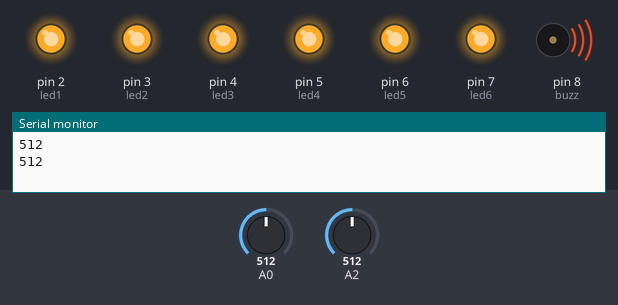
Bench run of a sketch on a simulated Arduino Uno, built with avr-gcc and run on an emulated ATmega328P. Shown: output pins drawn as LEDs (lit = HIGH), buzzer (waves = sounding, pin HIGH), the last lines printed to the serial monitor. Inputs (shaded band) come from the test bench; at power-on: A2 = 512, A0 = 512.

Above: at 4.8 s.
4.9 s: A2 set to 54
11.2 s: A2 set to 46
At 15.0 s:
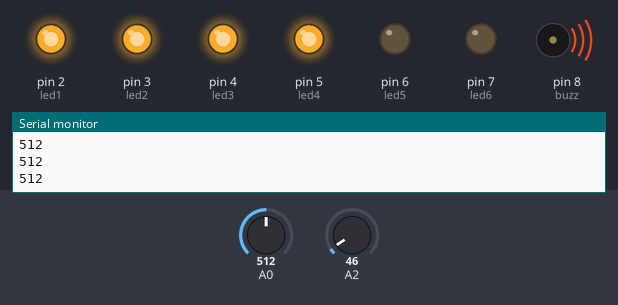
20.5 s: A0 set to 57
25.5 s: A0 set to 46
At 26.6 s:
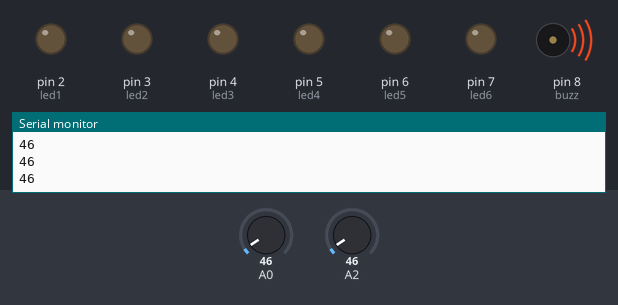
30.5 s: A2 set to 122
At 31.1 s:
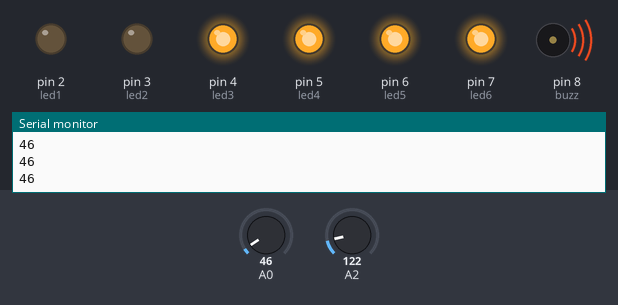
35.5 s: A2 set to 40
At 36.9 s:
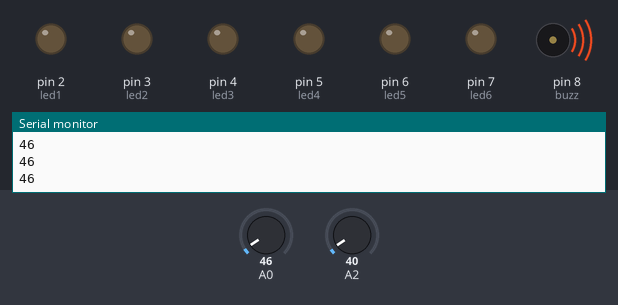
Timing chart, 0 to 38.5 s (numbered marks = the images above; inputs shaded):
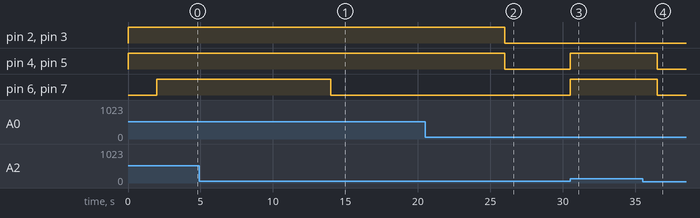

The sketch:

mini_1.ino
```cpp
int led1 = 2 ;
int led2= 3 ;
int led3 = 4 ;
int led4 = 5 ;int led5 = 6 ;int led6 = 7 ;
int buzz = 8 ;
int ir = A0 ;
int ir1 = A1 ;
void setup() {
  Serial.begin(9600);
  pinMode(led1,OUTPUT);
  pinMode(led2,OUTPUT);
  pinMode(led3,OUTPUT);
  pinMode(led4,OUTPUT);
  pinMode(led5,OUTPUT);
  pinMode(led6,OUTPUT);
  pinMode(buzz,OUTPUT);
  digitalWrite(buzz,HIGH);
}

void loop() {

  int d =analogRead(A0);
  Serial.println(d);
  int d1=analogRead(A2);
  if(d>50)
  {
    digitalWrite(led1,HIGH);
     digitalWrite(led2,HIGH);
     digitalWrite(led3,HIGH);
     digitalWrite(led4,HIGH);
    delay(2000);
  }
  else
  {
    digitalWrite(led3,LOW);
    digitalWrite(led4,LOW);
    digitalWrite(led2,LOW);
    digitalWrite(led1,LOW);

  }
  if(d1>50)
  {
    digitalWrite(led3,HIGH);
     digitalWrite(led4,HIGH);
     digitalWrite(led5,HIGH);
     digitalWrite(led6,HIGH);
     delay(2000);
  }
  else
  {
    digitalWrite(led3,LOW);
    digitalWrite(led4,LOW);
    digitalWrite(led5,LOW);
    digitalWrite(led6,LOW);
  }

}
```

Measured:
- the behaviour switches between 51 and 50 on A2 (found by bisection; images 0 and 1)
- the behaviour switches between 51 and 50 on A0 (found by bisection; images 1 and 2)
- after the input at 11.2 s, pin 6 (led5), pin 7 (led6): HIGH → LOW after 2.8 s
- after the input at 25.5 s, pin 2 (led1), pin 3 (led2), pin 4 (led3), pin 5 (led4): HIGH → LOW after 0.50 s
- after the input at 30.5 s, pin 4 (led3), pin 5 (led4), pin 6 (led5), pin 7 (led6): LOW → HIGH at once
- after the input at 35.5 s, pin 4 (led3), pin 5 (led4), pin 6 (led5), pin 7 (led6): HIGH → LOW after 1.0 s
